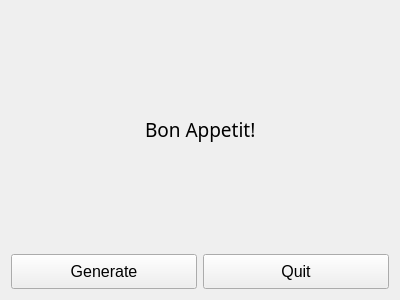
<?xml version="1.0" encoding="UTF-8"?>
<ui version="4.0">
 <class>Form</class>
 <widget class="QWidget" name="Form">
  <property name="geometry">
   <rect>
    <x>0</x>
    <y>0</y>
    <width>400</width>
    <height>300</height>
   </rect>
  </property>
  <property name="windowTitle">
   <string>Recipe Browser</string>
  </property>
  <layout class="QVBoxLayout" name="verticalLayout">
   <item>
    <spacer name="verticalSpacer_2">
     <property name="orientation">
      <enum>Qt::Vertical</enum>
     </property>
     <property name="sizeHint" stdset="0">
      <size>
       <width>20</width>
       <height>40</height>
      </size>
     </property>
    </spacer>
   </item>
   <item>
    <layout class="QHBoxLayout" name="horizontalLayout">
     <item>
      <spacer name="horizontalSpacer">
       <property name="orientation">
        <enum>Qt::Horizontal</enum>
       </property>
       <property name="sizeHint" stdset="0">
        <size>
         <width>40</width>
         <height>20</height>
        </size>
       </property>
      </spacer>
     </item>
     <item>
      <widget class="QLabel" name="recipe_label">
       <property name="font">
        <font>
         <family>Trebuchet MS</family>
         <pointsize>14</pointsize>
         <weight>50</weight>
         <bold>false</bold>
        </font>
       </property>
       <property name="text">
        <string>Bon Appetit!</string>
       </property>
       <property name="wordWrap">
        <bool>true</bool>
       </property>
      </widget>
     </item>
     <item>
      <spacer name="horizontalSpacer_2">
       <property name="orientation">
        <enum>Qt::Horizontal</enum>
       </property>
       <property name="sizeHint" stdset="0">
        <size>
         <width>40</width>
         <height>20</height>
        </size>
       </property>
      </spacer>
     </item>
    </layout>
   </item>
   <item>
    <spacer name="verticalSpacer">
     <property name="orientation">
      <enum>Qt::Vertical</enum>
     </property>
     <property name="sizeHint" stdset="0">
      <size>
       <width>20</width>
       <height>40</height>
      </size>
     </property>
    </spacer>
   </item>
   <item>
    <layout class="QHBoxLayout" name="horizontalLayout_2">
     <item>
      <widget class="QPushButton" name="generate_button">
       <property name="minimumSize">
        <size>
         <width>0</width>
         <height>35</height>
        </size>
       </property>
       <property name="font">
        <font>
         <pointsize>12</pointsize>
        </font>
       </property>
       <property name="text">
        <string>Generate</string>
       </property>
      </widget>
     </item>
     <item>
      <widget class="QPushButton" name="quit_button">
       <property name="enabled">
        <bool>true</bool>
       </property>
       <property name="sizePolicy">
        <sizepolicy hsizetype="Minimum" vsizetype="Fixed">
         <horstretch>0</horstretch>
         <verstretch>0</verstretch>
        </sizepolicy>
       </property>
       <property name="minimumSize">
        <size>
         <width>0</width>
         <height>35</height>
        </size>
       </property>
       <property name="font">
        <font>
         <pointsize>12</pointsize>
        </font>
       </property>
       <property name="text">
        <string>Quit</string>
       </property>
      </widget>
     </item>
    </layout>
   </item>
  </layout>
 </widget>
 <resources/>
 <connections/>
</ui>
